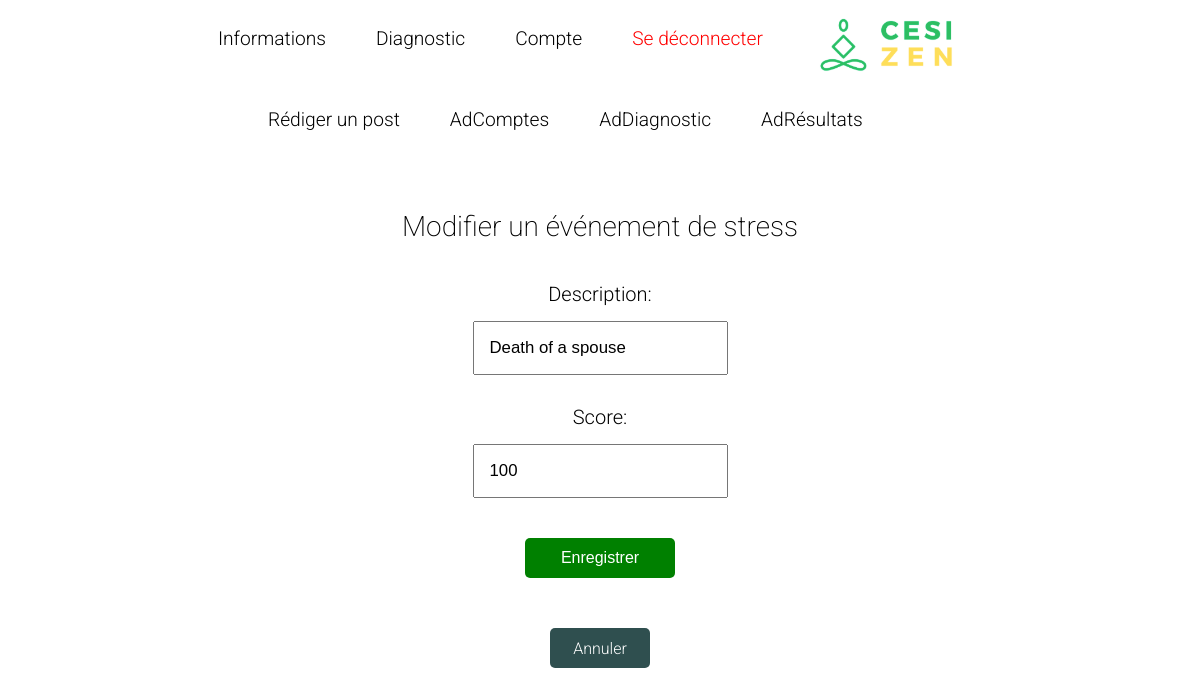
The app's page /administration/stress-events/1/edit/ (signed in), older data.
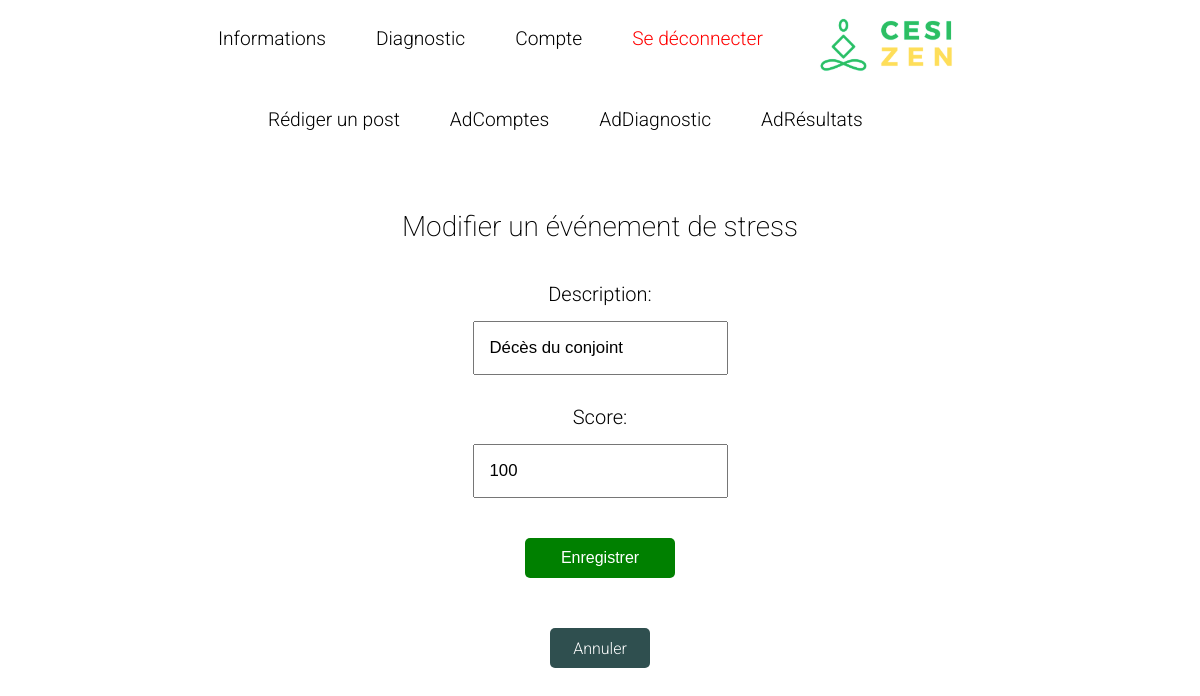
The same page, newer data.
### cesizenapp/models.py (models this page shows)
class StressEvent(models.Model):
    description = models.CharField(max_length=255)
    score = models.PositiveIntegerField()

### cesizenapp/views.py (the view)
# urls.py: path('administration/stress-events/<int:event_id>/edit/', views.stress_event_edit, name='stress_event_edit'),
@user_passes_test(admin_check)
def stress_event_edit(request, event_id=None):
    if event_id:
        event = get_object_or_404(StressEvent, pk=event_id)
    else:
        event = None
    if request.method == 'POST':
        form = StressEventAdminForm(request.POST, instance=event)
        if form.is_valid():
            form.save()
            return redirect('cesizenapp:stress_event_list')
    else:
        form = StressEventAdminForm(instance=event)
    return render(request, 'stress_event_form.html', {'form': form})

### cesizenapp/forms.py
class StressEventAdminForm(forms.ModelForm):
    class Meta:
        model = StressEvent
        fields = ['description', 'score']
        widgets = {
            'description': forms.TextInput(attrs={'style': 'width: 100%;'}),
            'score': forms.NumberInput(attrs={'style': 'width: 100%;'}),
        }

### cesizenapp/views.py (called while the page is built)
def admin_check(user):
    return user.is_superuser

### cesizenapp/templates/stress_event_form.html (shortened to what this page needs)
<!DOCTYPE html>
<html lang="en">
<head>
</head>
<body>
{% include 'navigationMenu.html' %}
<h2 style="font-size: 175%; font-weight: 200; justify-content: center; margin-left: auto; margin-right: auto; display: flex; margin-top: 60px;">
    {% if form.instance.pk %}Modifier{% else %}Créer {% endif %} un événement de stress</h2>
<div style="display: flex; margin-left: auto; margin-right: auto; justify-content: center;">
    <form method="post" id="stressEventForm">
        {{ form.as_p }}
        <button type="submit"
                style="text-decoration: none; align-items: center; text-align: center; margin-left: auto; margin-right: auto; display: flex; justify-content: center; margin-top: 40px; margin-bottom: 50px; background-color: green; color: white; font-size: 100%; width: 150px; height: 40px; border:none; border-radius: 5px">
            Enregistrer
        </button>
        <a href="{% url 'cesizenapp:stress_event_list' %}"
           style="text-decoration: none; align-items: center; text-align: center; margin-left: auto; margin-right: auto; display: flex; justify-content: center; margin-top: 40px; margin-bottom: 50px; background-color: darkslategrey; color: white; font-size: 100%; width: 100px; height: 40px; border:none; border-radius: 5px">
            Annuler
        </a>
    </form>
</div>
</body>
</html>

Row changes from the older to the newer data that the page shows:
changed StressEvent: description "Death of a spouse" → "Décès du conjoint"
